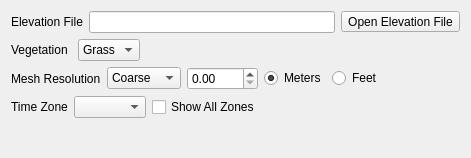
<?xml version="1.0" encoding="UTF-8"?>
<ui version="4.0">
 <class>SurfaceInputWidget</class>
 <widget class="QWidget" name="SurfaceInputWidget">
  <property name="geometry">
   <rect>
    <x>0</x>
    <y>0</y>
    <width>471</width>
    <height>158</height>
   </rect>
  </property>
  <property name="windowTitle">
   <string>Form</string>
  </property>
  <layout class="QVBoxLayout" name="verticalLayout">
   <item>
    <layout class="QHBoxLayout" name="elevationLayout">
     <item>
      <widget class="QLabel" name="fileLabel">
       <property name="text">
        <string>Elevation File</string>
       </property>
      </widget>
     </item>
     <item>
      <widget class="QLineEdit" name="fileLineEdit">
       <property name="sizePolicy">
        <sizepolicy hsizetype="MinimumExpanding" vsizetype="Fixed">
         <horstretch>0</horstretch>
         <verstretch>0</verstretch>
        </sizepolicy>
       </property>
       <property name="readOnly">
        <bool>true</bool>
       </property>
      </widget>
     </item>
     <item>
      <widget class="QToolButton" name="openButton">
       <property name="text">
        <string>Open Elevation File</string>
       </property>
       <property name="toolButtonStyle">
        <enum>Qt::ToolButtonTextBesideIcon</enum>
       </property>
      </widget>
     </item>
    </layout>
   </item>
   <item>
    <layout class="QHBoxLayout" name="roughLayout">
     <item>
      <widget class="QLabel" name="roughLabel">
       <property name="text">
        <string>Vegetation </string>
       </property>
      </widget>
     </item>
     <item>
      <widget class="QComboBox" name="roughComboBox">
       <item>
        <property name="text">
         <string>Grass</string>
        </property>
       </item>
       <item>
        <property name="text">
         <string>Brush</string>
        </property>
       </item>
       <item>
        <property name="text">
         <string>Trees</string>
        </property>
       </item>
      </widget>
     </item>
     <item>
      <spacer name="horizontalSpacer">
       <property name="orientation">
        <enum>Qt::Horizontal</enum>
       </property>
       <property name="sizeHint" stdset="0">
        <size>
         <width>40</width>
         <height>20</height>
        </size>
       </property>
      </spacer>
     </item>
    </layout>
   </item>
   <item>
    <layout class="QHBoxLayout" name="resLayout">
     <item>
      <widget class="QLabel" name="resLabel">
       <property name="text">
        <string>Mesh Resolution</string>
       </property>
      </widget>
     </item>
     <item>
      <widget class="QComboBox" name="resComboBox">
       <item>
        <property name="text">
         <string>Coarse</string>
        </property>
       </item>
       <item>
        <property name="text">
         <string>Medium</string>
        </property>
       </item>
       <item>
        <property name="text">
         <string>Fine</string>
        </property>
       </item>
       <item>
        <property name="text">
         <string>Custom</string>
        </property>
       </item>
      </widget>
     </item>
     <item>
      <widget class="QDoubleSpinBox" name="resSpinBox">
       <property name="accelerated">
        <bool>true</bool>
       </property>
       <property name="maximum">
        <double>5000.000000000000000</double>
       </property>
       <property name="singleStep">
        <double>100.000000000000000</double>
       </property>
      </widget>
     </item>
     <item>
      <widget class="QRadioButton" name="meterButton">
       <property name="text">
        <string>Meters</string>
       </property>
       <property name="checked">
        <bool>true</bool>
       </property>
      </widget>
     </item>
     <item>
      <widget class="QRadioButton" name="feetButton">
       <property name="text">
        <string>Feet</string>
       </property>
      </widget>
     </item>
     <item>
      <spacer name="horizontalSpacer_9">
       <property name="orientation">
        <enum>Qt::Horizontal</enum>
       </property>
       <property name="sizeHint" stdset="0">
        <size>
         <width>40</width>
         <height>20</height>
        </size>
       </property>
      </spacer>
     </item>
    </layout>
   </item>
   <item>
    <layout class="QHBoxLayout" name="horizontalLayout">
     <item>
      <widget class="QLabel" name="zoneLabel">
       <property name="text">
        <string>Time Zone</string>
       </property>
      </widget>
     </item>
     <item>
      <widget class="QComboBox" name="zoneCombo"/>
     </item>
     <item>
      <widget class="QCheckBox" name="zoneCheckBox">
       <property name="text">
        <string>Show All Zones</string>
       </property>
      </widget>
     </item>
     <item>
      <spacer name="horizontalSpacer_2">
       <property name="orientation">
        <enum>Qt::Horizontal</enum>
       </property>
       <property name="sizeHint" stdset="0">
        <size>
         <width>40</width>
         <height>20</height>
        </size>
       </property>
      </spacer>
     </item>
    </layout>
   </item>
   <item>
    <spacer name="verticalSpacer">
     <property name="orientation">
      <enum>Qt::Vertical</enum>
     </property>
     <property name="sizeHint" stdset="0">
      <size>
       <width>20</width>
       <height>40</height>
      </size>
     </property>
    </spacer>
   </item>
  </layout>
 </widget>
 <resources/>
 <connections/>
</ui>
